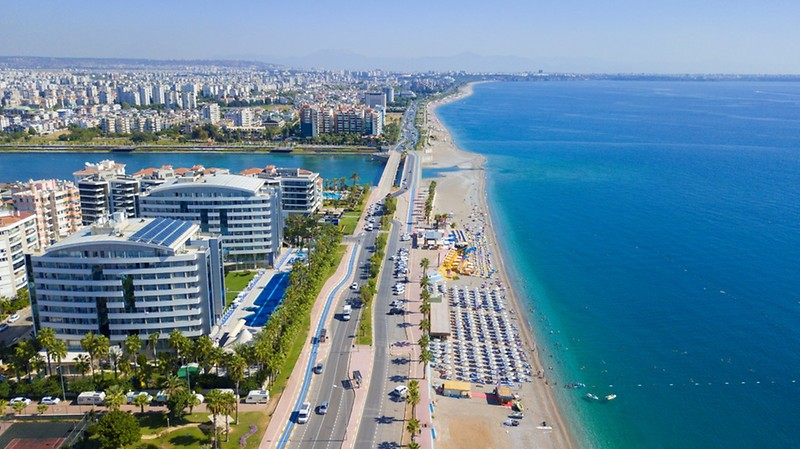
#> input picture pythonProject2/deniz.png, 800 x 449 px
$ python main.py
#> lines starting #> are read from the running program, lines starting #| are printed output that depends on the picture
import cv2
import numpy as np

deniz= cv2.imread("deniz.png",0)
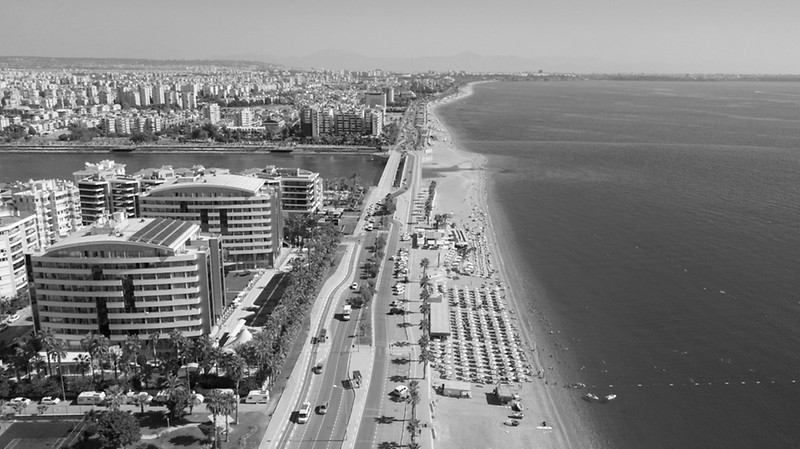
#> deniz: shape (449, 800); min 0, max 255, mean 127.4
cv2.imshow("deniz",deniz)
cv2.waitKey()

a= np.max(deniz)
#> a = 255
print(a)
#| 255

[h,w] = deniz.shape
#> h = 449; w = 800
yeniDeniz = np.zeros([h,w], dtype=np.uint8)
for i in range(h):
    for j in range(w):
        yeniDeniz[i,j] = a - deniz[i,j]
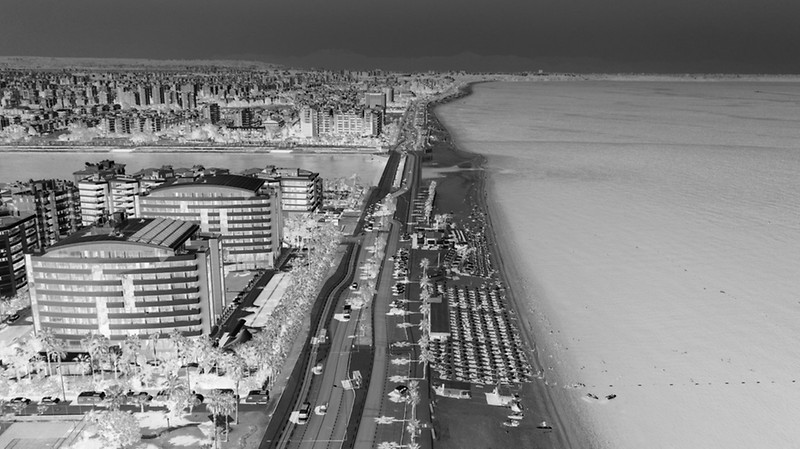
#> yeniDeniz: shape (449, 800); min 0, max 255, mean 127.6


cv2.imshow("deniz",yeniDeniz)
cv2.waitKey()
